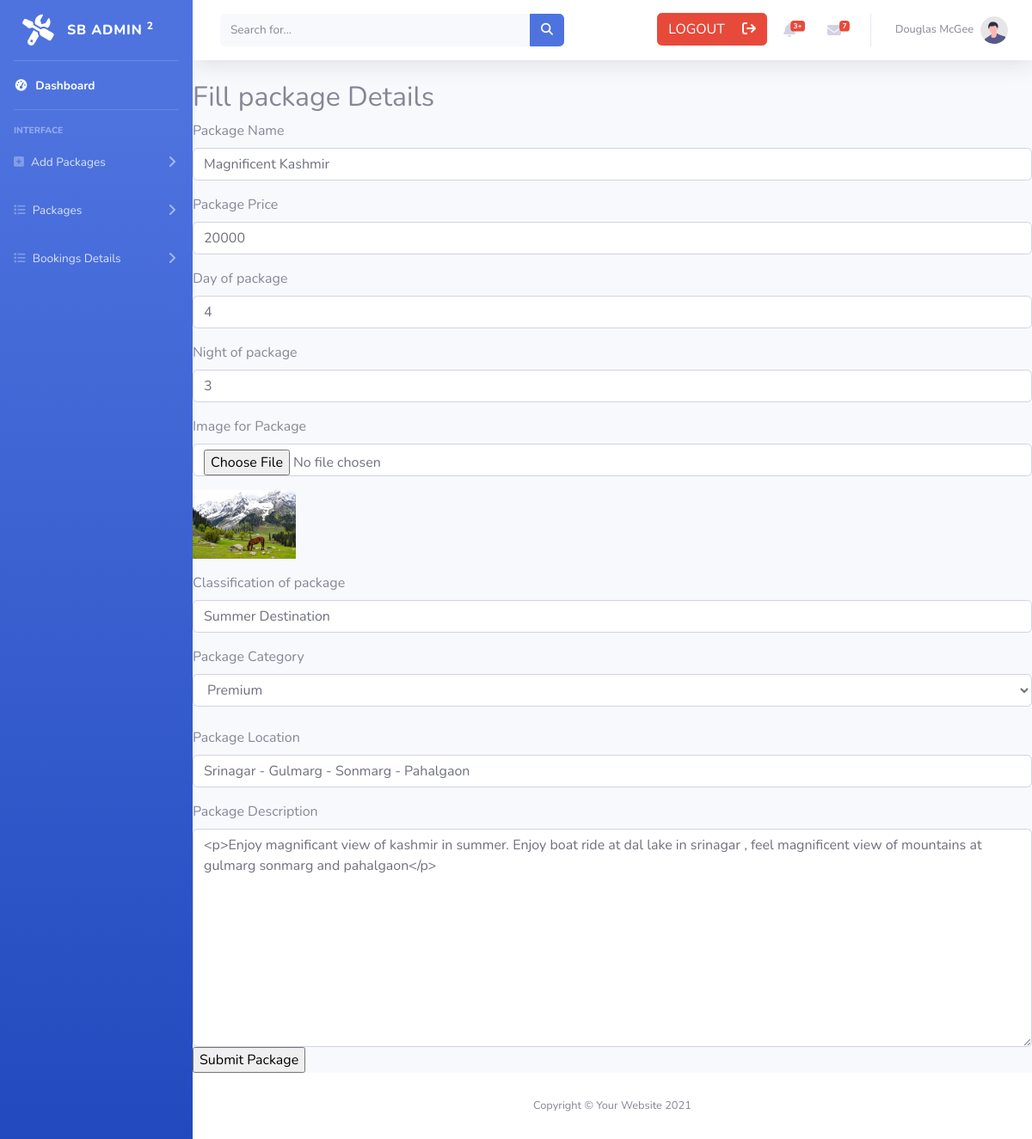
Screenshot of /admin/editlist.php?id=7 (signed in) with the database file from the repository.
### tables this page shows
CREATE TABLE `package_info` (
  `id` int(10) NOT NULL,
  `package_name` varchar(100) NOT NULL,
  `package_price` varchar(100) NOT NULL,
  `day` varchar(10) NOT NULL,
  `night` varchar(100) NOT NULL,
  `package_image` varchar(100) NOT NULL,
  `classification` varchar(100) NOT NULL,
  `category` varchar(100) NOT NULL,
  `location` varchar(100) NOT NULL,
  `package_desc` varchar(500) NOT NULL
);

### admin/editlist.php (the view, shortened to what this page needs)
<!DOCTYPE html>
<html lang="en">
<head>
    <link href="assets/vendor/fontawesome-free/css/all.min.css" rel="stylesheet" type="text/css">
    <link href="assets/css/sb-admin-2.min.css" rel="stylesheet">
</head>
<body id="page-top">
    <div id="wrapper">
        <?php include("include/sidebar.php");?>
        <div id="content-wrapper" class="d-flex flex-column">
            <div id="content">
                <?php include("include/topbar.php"); ?>
                <?php
                $connect=mysqli_connect("localhost","root","","tour_and_travels");
                $editid=$_GET['id'];
                $select="SELECT * FROM package_info WHERE id='$editid'";
                $res=$connect->query($select);
                while($line = $res->fetch_assoc()){
                ?>
                <form action="updatepackage.php" method="post" enctype="multipart/form-data">
                    <h2>Fill package Details</h2>
                    <label for="Package Name">Package Name</label>
                    <p><input type="text" name="pname" placeholder="Enter package name" required class="form-control" value="<?php echo $line['package_name'] ?>"></p>
                    <label for="Package Price">Package Price</label>
                    <p><input type="text" name="price" placeholder="Enter package price" required class="form-control" value="<?php echo $line['package_price'] ?>"></p>
                    <label for="Day">Day of package</label>
                    <p><input type="number" name="day" placeholder="Enter day of package" required class="form-control" value="<?php echo $line['day'] ?>"></p>
                    <label for="Night">Night of package</label>
                    <p><input type="number" name="night" placeholder="Enter night of package" required class="form-control" value="<?php echo $line['night'] ?>"></p>
                    <label for="">Image for Package</label>
                    <p><input type="file" name="pimg" class="form-control"></p>
                    <p><img src="package images/<?php echo $line['package_image'];?>" style="width: 120px" alt=""></p>
                    <label for="classification">Classification of package</label>
                    <p><input type="text" name="clf" placeholder="Enter classification of package" required class="form-control" value="<?php echo $line['classification'] ?>"></p>
                    <label for="category">Package Category</label>
                    <br>
                    <select name="category" class="form-control">
                        <option value="premium" <?php if($line['category']=='premium'){echo "selected";} ?>>Premium</option>
                    </select>
                    <br>
                    <label for="location">Package Location</label>
                    <p><input type="text" name="location" placeholder="Enter location" required class="form-control" value="<?php echo $line['location'] ?>"></p>
                    <label for="desc">Package Description</label>
                    <textarea name="desc" id="desc" cols="30" rows="10" class="form-control"><?php echo $line['package_desc']; ?></textarea>
                    <input type="submit" value="Submit Package">
                </form>
                <?php
                }
                ?>
            </div>
            <?php include("include/footer.php") ?>
</body>
</html>

### rows the page displays
package_info: pname "Magnificent Kashmir", price "20000", day "4", night "3", package_image (picture), clf "Summer Destination", category "Premium", location "Srinagar - Gulmarg - Sonmarg - Pahalgaon", desc "<p>Enjoy magnificant view of kashmir in summer. Enjoy boat ride at dal lake in srinagar , feel magnificent view of mountains at gulmarg sonmarg and pahalgaon</p>"
